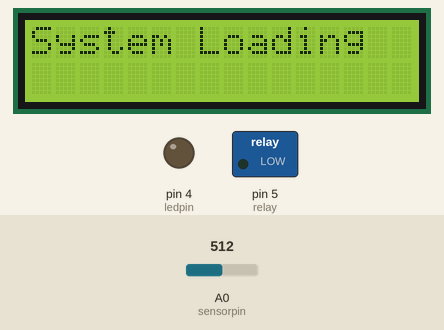
Bench run of a sketch on a simulated Arduino Uno, built with avr-gcc and run on an emulated ATmega328P. Parts: 16×2 character LCD, switched loads named in the sketch (green lamp = pin HIGH), output pins drawn as LEDs (lit = HIGH). The test bench sets the inputs (shaded band); at power-on: A0 (sensorpin) = 512.

Above: at 0.1 s.
At 30.1 s:
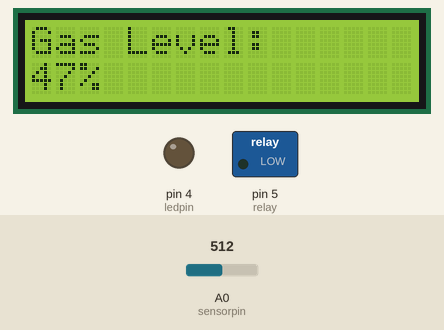

The sketch:

GasSensor_copy.ino
```cpp
#include <Wire.h>
#include <LiquidCrystal_I2C.h>

int sensorpin = A0;
int ledpin = 4;
int relay = 5;

LiquidCrystal_I2C lcd(0x27,16,2);

void setup() {
  pinMode(ledpin, OUTPUT);
  pinMode(relay, OUTPUT);

  lcd.init();
  lcd.backlight();

  lcd.setCursor(0,0);
  lcd.print("System Loading");
  delay(30000);

  lcd.clear();
}

void loop() {

  int sensorValue = analogRead(sensorpin);

  // Adjust these values after testing your MQ-135
  sensorValue = constrain(sensorValue, 250, 800);

  int perc = map(sensorValue, 250, 800, 0, 100);

  if (perc > 65) {
    digitalWrite(ledpin, HIGH);
    digitalWrite(relay, HIGH);
  }
  else {
    digitalWrite(ledpin, LOW);
    digitalWrite(relay, LOW);
  }

  lcd.setCursor(0,0);
  lcd.print("Gas Level:");

  lcd.setCursor(0,1);
  lcd.print("    ");      // Clear old value
  lcd.setCursor(0,1);
  lcd.print(perc);
  lcd.print("%");

  delay(1000);
}
```
